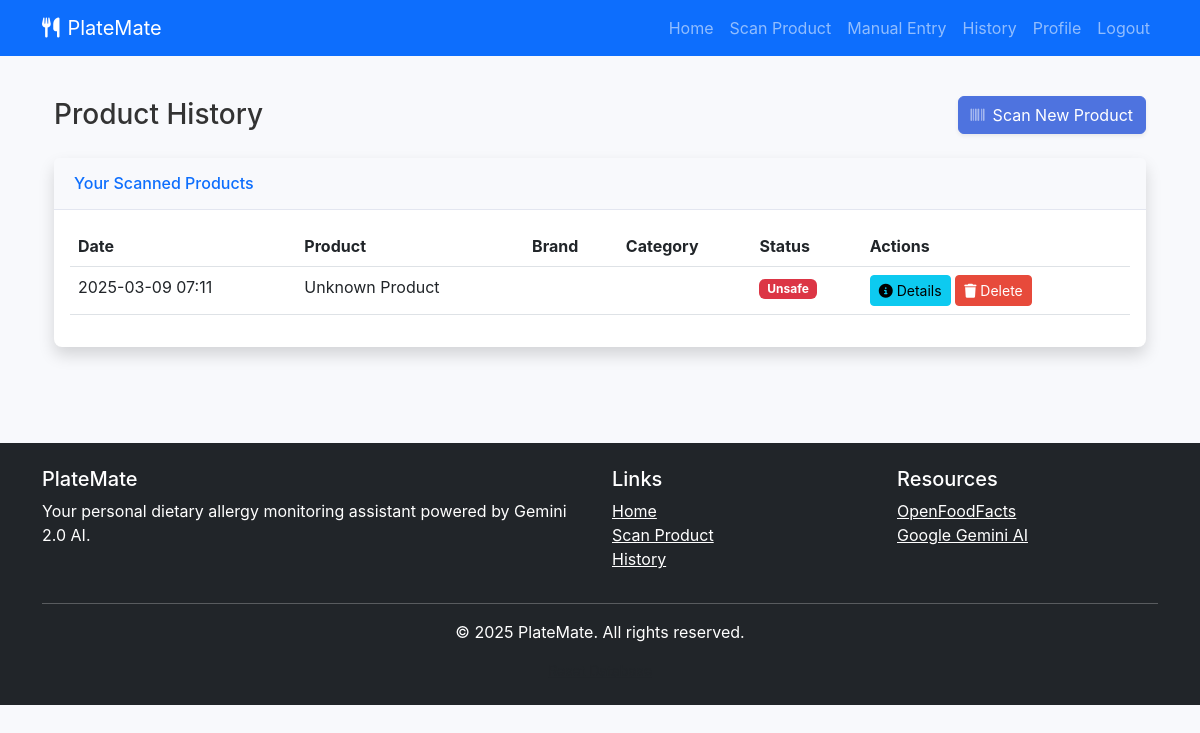
The app's page /history (signed in) with its own data.
### app.py (models this page shows)
class SavedProduct(db.Model):
    id = db.Column(db.Integer, primary_key=True)
    barcode = db.Column(db.String(50), nullable=False)
    title = db.Column(db.String(200), nullable=False)
    brand = db.Column(db.String(100))
    category = db.Column(db.String(100))
    is_safe = db.Column(db.Boolean, default=True)
    user_id = db.Column(db.Integer, db.ForeignKey('user.id'), nullable=False)
    date_added = db.Column(db.DateTime, default=db.func.current_timestamp())

### app.py (the view)
@app.route('/history')
def product_history():
    if 'user_id' not in session:
        flash("Please log in to view your product history.", "warning")
        return redirect(url_for('login'))
    user = User.query.get(session['user_id'])
    if not user:
        session.clear()
        flash("User not found. Please log in again.", "danger")
        return redirect(url_for('login'))
    products = SavedProduct.query.filter_by(user_id=user.id).order_by(SavedProduct.date_added.desc()).all()
    return render_template('history.html', products=products, user=user)

### app.py (called while the page is built)
@app.context_processor
def inject_now():
    return {'now': datetime.now()}

### templates/history.html (shortened to what this page needs)
{% extends 'base.html' %}
{% block content %}
<div class="container">
    <div class="d-sm-flex align-items-center justify-content-between mb-4">
        <h1 class="h3 mb-0 text-gray-800">Product History</h1>
        <a href="{{ url_for('scan_barcode') }}" class="d-none d-sm-inline-block btn btn-primary shadow-sm">
            <i class="fas fa-barcode fa-sm text-white-50 me-2"></i>Scan New Product
        </a>
    </div>
    <div class="card shadow mb-4">
        <div class="card-header py-3">
            <h6 class="m-0 font-weight-bold text-primary">Your Scanned Products</h6>
        </div>
        <div class="card-body">
            {% if products %}
                <div class="table-responsive">
                    <table class="table table-hover" id="productsTable">
                        <thead>
                            <tr>
                                <th>Date</th>
                                <th>Product</th>
                                <th>Brand</th>
                                <th>Category</th>
                                <th>Status</th>
                                <th>Actions</th>
                            </tr>
                        </thead>
                        <tbody>
                            {% for product in products %}
                                <tr>
                                    <td>{{ product.date_added.strftime('%Y-%m-%d %H:%M') }}</td>
                                    <td>{{ product.title }}</td>
                                    <td>{{ product.brand }}</td>
                                    <td>{{ product.category }}</td>
                                    <td>
                                        {% if product.is_safe %}
                                            <span class="badge bg-success">Safe</span>
                                        {% else %}
                                            <span class="badge bg-danger">Unsafe</span>
                                        {% endif %}
                                    </td>
                                    <td>
                                        <a href="{{ url_for('product_details', barcode=product.barcode) }}" class="btn btn-sm btn-info">
                                            <i class="fas fa-info-circle"></i> Details
                                        </a>
                                        <form action="{{ url_for('delete_product', product_id=product.id) }}" method="POST" class="d-inline" onsubmit="return confirm('Are you sure you want to delete this product from your history?');">
                                            <button type="submit" class="btn btn-sm btn-danger">
                                                <i class="fas fa-trash"></i> Delete
                                            </button>
                                        </form>
                                    </td>
                                </tr>
                            {% endfor %}
                        </tbody>
                    </table>
                </div>
            {% endif %}
        </div>
    </div>
</div>
{% endblock %}

### static/css/style.css (style rules this page uses)
:root { --primary-color: #4e73df; --secondary-color: #1cc88a; --danger-color: #e74a3b; --warning-color: #f6c23e; --info-color: #36b9cc; --dark-color: #5a5c69; --light-color: #f8f9fc; }
body { font-family: 'Nunito', -apple-system, BlinkMacSystemFont, 'Segoe UI', Roboto, 'Helvetica Neue', Arial, sans-serif; background-color: #f8f9fc; color: #333; }
.card { border: none; border-radius: 0.5rem; box-shadow: 0 0.15rem 1.75rem 0 rgba(58, 59, 69, 0.15); margin-bottom: 1.5rem; }
.card-header { background-color: #f8f9fc; border-bottom: 1px solid #e3e6f0; padding: 1rem 1.25rem; }
.btn-primary { background-color: var(--primary-color); border-color: var(--primary-color); }
.btn-danger { background-color: var(--danger-color); border-color: var(--danger-color); }

### records on screen
SavedProduct: date_added "2025-03-09 07:11", title "Unknown Product", is_safe "Unsafe"
